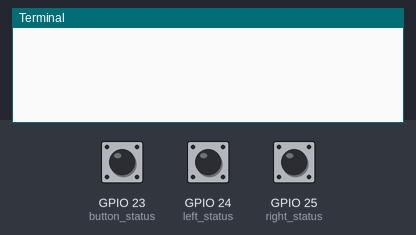
This program was run on a simulated Raspberry Pi (BCM pin numbers). Parts: the last lines printed to the terminal. The inputs (shaded band) are chosen by the test bench; at power-on: GPIO 23 (button_status) LOW, GPIO 24 (left_status) LOW, GPIO 25 (right_status) LOW.

Above: at 1.2 s.
1.3 s: GPIO 23 (button_status) pulled HIGH for 0.15 s
At 2.5 s:
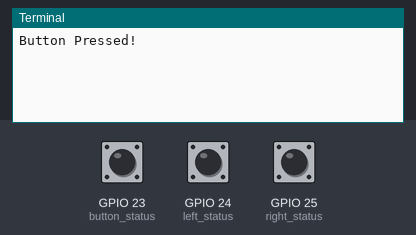
2.9 s: GPIO 24 (left_status) pulled HIGH for 0.15 s
At 3.4 s:
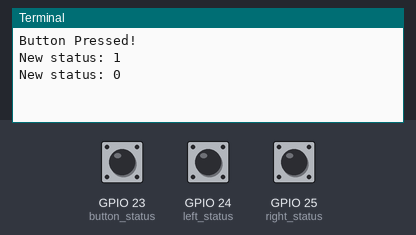
4.5 s: GPIO 25 (right_status) pulled HIGH for 0.15 s
At 5.8 s:
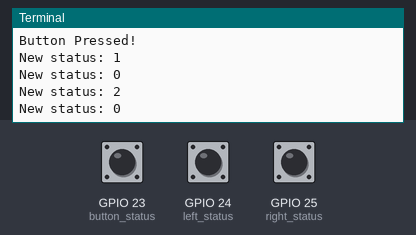
Timing chart, 0 to 7.5 s (numbered marks = the images above; inputs shaded):
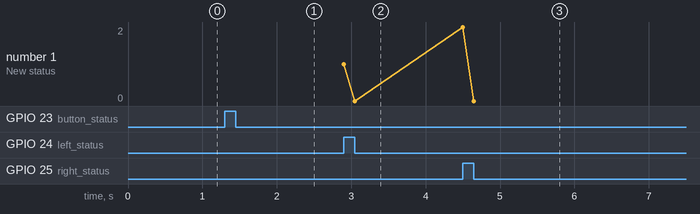

Measured:
- after the input at 1.3 s, the terminal: prints a new line at once (image 1)
- after the input at 2.9 s, the terminal: prints a new line at once (image 2)
- after the input at 4.5 s, the terminal: prints a new line at once (image 3)

The program:

wheel_test.py
```python
# (licence header left out)
import RPi.GPIO as GPIO

GPIO.setmode(GPIO.BCM)
GPIO.setup(24,GPIO.IN,pull_up_down=GPIO.PUD_DOWN)
GPIO.setup(25,GPIO.IN,pull_up_down=GPIO.PUD_DOWN)
GPIO.setup(23,GPIO.IN,pull_up_down=GPIO.PUD_DOWN)

last_status = 0
last_button_status = 0
try:
  while 1:
    left_status = GPIO.input(24)
    right_status = GPIO.input(25)
    new_status = left_status | right_status << 1
    if new_status != last_status:
      print "New status: %i" % (new_status)
      last_status = new_status

    button_status = GPIO.input(23)
    if button_status != last_button_status:
      last_button_status = button_status
      if button_status == 1:
        print "Button Pressed!"
except KeyboardInterrupt:
  GPIO.cleanup()
```
